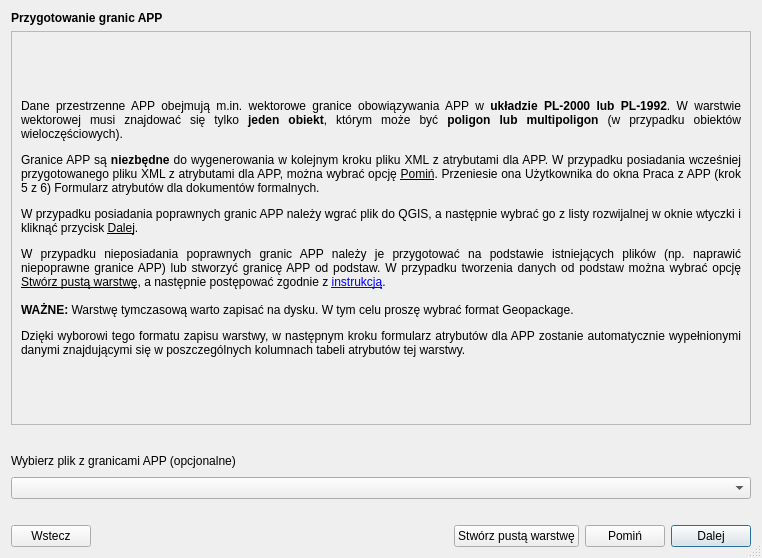
<?xml version="1.0" encoding="UTF-8"?>
<ui version="4.0">
 <class>Dialog</class>
 <widget class="QDialog" name="Dialog">
  <property name="enabled">
   <bool>true</bool>
  </property>
  <property name="geometry">
   <rect>
    <x>0</x>
    <y>0</y>
    <width>762</width>
    <height>558</height>
   </rect>
  </property>
  <property name="windowTitle">
   <string>Dialog</string>
  </property>
  <property name="sizeGripEnabled">
   <bool>true</bool>
  </property>
  <layout class="QGridLayout" name="gridLayout_2">
   <item row="0" column="0">
    <layout class="QVBoxLayout" name="verticalLayout">
     <item>
      <widget class="QLabel" name="title_lbl">
       <property name="font">
        <font>
         <weight>75</weight>
         <bold>true</bold>
        </font>
       </property>
       <property name="text">
        <string>Przygotowanie granic APP</string>
       </property>
       <property name="margin">
        <number>7</number>
       </property>
      </widget>
     </item>
     <item>
      <widget class="QScrollArea" name="instruction_scrollArea">
       <property name="widgetResizable">
        <bool>true</bool>
       </property>
       <widget class="QWidget" name="scrollAreaWidgetContents">
        <property name="geometry">
         <rect>
          <x>0</x>
          <y>0</y>
          <width>740</width>
          <height>375</height>
         </rect>
        </property>
        <layout class="QGridLayout" name="gridLayout">
         <item row="0" column="0">
          <widget class="QLabel" name="instruction_lbl">
           <property name="font">
            <font>
             <stylestrategy>PreferDefault</stylestrategy>
            </font>
           </property>
           <property name="text">
            <string>&lt;html&gt;&lt;head/&gt;&lt;body&gt;&lt;p&gt;Dane przestrzenne APP obejmują m.in. wektorowe granice obowiązywania APP w &lt;span style=&quot; font-weight:600;&quot;&gt;układzie PL-2000 lub PL-1992&lt;/span&gt;. W warstwie wektorowej musi znajdować się tylko &lt;span style=&quot; font-weight:600;&quot;&gt;jeden obiekt&lt;/span&gt;, którym może być &lt;span style=&quot; font-weight:600;&quot;&gt;poligon lub multipoligon&lt;/span&gt; (w przypadku obiektów wieloczęściowych).&lt;/p&gt;&lt;p&gt;Granice APP są&lt;span style=&quot; font-weight:600;&quot;&gt; niezbędne&lt;/span&gt; do wygenerowania w kolejnym kroku pliku XML z atrybutami dla APP. W przypadku posiadania wcześniej przygotowanego pliku XML z atrybutami dla APP, można wybrać opcję &lt;span style=&quot; text-decoration: underline;&quot;&gt;Pomiń&lt;/span&gt;. Przeniesie ona Użytkownika do okna Praca z APP (krok 5 z 6) Formularz atrybutów dla dokumentów formalnych. &lt;/p&gt;&lt;p&gt;W przypadku posiadania poprawnych granic APP należy wgrać plik do QGIS, a następnie wybrać go z listy rozwijalnej w oknie wtyczki i kliknąć przycisk &lt;span style=&quot; text-decoration: underline;&quot;&gt;Dalej&lt;/span&gt;. &lt;/p&gt;&lt;p&gt;W przypadku nieposiadania poprawnych granic APP należy je przygotować na podstawie istniejących plików (np. naprawić niepoprawne granice APP) lub stworzyć granicę APP od podstaw. W przypadku tworzenia danych od podstaw można wybrać opcję &lt;span style=&quot; text-decoration: underline;&quot;&gt;Stwórz pustą warstwę&lt;/span&gt;, a następnie postępować zgodnie z &lt;a href=&quot;http://www.gov.pl/zagospodarowanieprzestrzenne/instrukcja-uzytkownika-wtyczka-app&quot;&gt;&lt;span style=&quot; text-decoration: underline; color:#0000ff;&quot;&gt;instrukcją&lt;/span&gt;&lt;/a&gt;.&lt;br/&gt;&lt;br/&gt;&lt;span style=&quot; font-weight:600;&quot;&gt;WAŻNE:&lt;/span&gt; Warstwę tymczasową warto zapisać na dysku. W tym celu proszę wybrać format Geopackage. &lt;/p&gt;&lt;p&gt;Dzięki wyborowi tego formatu zapisu warstwy, w następnym kroku formularz atrybutów dla APP zostanie automatycznie wypełnionymi danymi znajdującymi się w poszczególnych kolumnach tabeli atrybutów tej warstwy.&lt;/p&gt;&lt;/body&gt;&lt;/html&gt;</string>
           </property>
           <property name="alignment">
            <set>Qt::AlignJustify|Qt::AlignVCenter</set>
           </property>
           <property name="wordWrap">
            <bool>true</bool>
           </property>
           <property name="openExternalLinks">
            <bool>true</bool>
           </property>
          </widget>
         </item>
        </layout>
       </widget>
      </widget>
     </item>
     <item>
      <widget class="QLabel" name="empty1_lbl">
       <property name="text">
        <string/>
       </property>
      </widget>
     </item>
     <item>
      <layout class="QHBoxLayout" name="horizontalLayout_4">
       <item>
        <widget class="QLabel" name="addAppShp_lbl">
         <property name="text">
          <string>Wybierz plik z granicami APP (opcjonalne)</string>
         </property>
         <property name="margin">
          <number>0</number>
         </property>
        </widget>
       </item>
       <item>
        <spacer name="horizontalSpacer_2">
         <property name="orientation">
          <enum>Qt::Horizontal</enum>
         </property>
         <property name="sizeHint" stdset="0">
          <size>
           <width>40</width>
           <height>20</height>
          </size>
         </property>
        </spacer>
       </item>
      </layout>
     </item>
     <item>
      <layout class="QHBoxLayout" name="horizontalLayout">
       <item>
        <widget class="QgsMapLayerComboBox" name="layers_comboBox">
         <property name="allowEmptyLayer">
          <bool>false</bool>
         </property>
         <property name="showCrs">
          <bool>true</bool>
         </property>
        </widget>
       </item>
      </layout>
     </item>
     <item>
      <widget class="QLabel" name="empty2_lbl">
       <property name="text">
        <string/>
       </property>
      </widget>
     </item>
     <item>
      <layout class="QHBoxLayout" name="horizontalLayout_2">
       <item>
        <widget class="QPushButton" name="prev_btn">
         <property name="enabled">
          <bool>true</bool>
         </property>
         <property name="text">
          <string>Wstecz</string>
         </property>
        </widget>
       </item>
       <item>
        <spacer name="horizontalSpacer">
         <property name="orientation">
          <enum>Qt::Horizontal</enum>
         </property>
         <property name="sizeHint" stdset="0">
          <size>
           <width>40</width>
           <height>20</height>
          </size>
         </property>
        </spacer>
       </item>
       <item>
        <widget class="QPushButton" name="generateTemporaryLayer_btn">
         <property name="text">
          <string>Stwórz pustą warstwę</string>
         </property>
        </widget>
       </item>
       <item>
        <widget class="QPushButton" name="skip_btn">
         <property name="toolTip">
          <string>Pominięcie tworzenia formularza dla APP. Przeniesienie do formularza dla dokumentów formalnych.</string>
         </property>
         <property name="text">
          <string>Pomiń</string>
         </property>
        </widget>
       </item>
       <item>
        <widget class="QPushButton" name="next_btn">
         <property name="text">
          <string>Dalej</string>
         </property>
         <property name="default">
          <bool>true</bool>
         </property>
        </widget>
       </item>
      </layout>
     </item>
    </layout>
   </item>
  </layout>
 </widget>
 <customwidgets>
  <customwidget>
   <class>QgsMapLayerComboBox</class>
   <extends>QComboBox</extends>
   <header>qgsmaplayercombobox.h</header>
  </customwidget>
 </customwidgets>
 <resources/>
 <connections/>
</ui>
